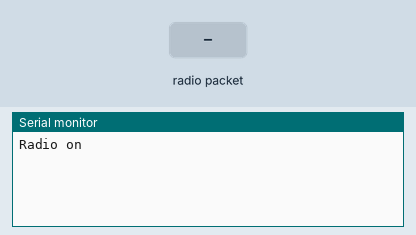
Simulated run of this sketch. Board: Arduino Uno, built with avr-gcc and run on an emulated ATmega328P. On the bench: the last lines printed to the serial monitor. The inputs (shaded band) are chosen by the test bench. No radio packets arrive unless stated.

Above: at 1.2 s.
1.3 s: radio packet "ACK" arrives
At 2.6 s:
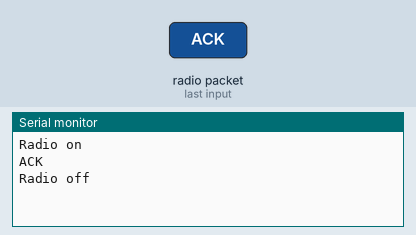
At 7.6 s:
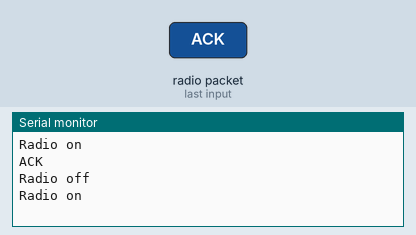

Measured:
- after the input at 1.3 s, the serial monitor: prints a new line at once (image 1)

The sketch:

arduino_to_Pi.ino
```cpp
#include <SPI.h>
#include <RF24.h>

#define IRQ    2
#define CE     9
#define CSN   10
bool received;

// ce, csn pins
RF24 radio(CE,CSN);

void setup() {
  const uint64_t pipeWrite = 0xF0F0F0F0E1LL;
  const uint64_t pipeRead = 0xE8E8F0F0E1LL;
  Serial.begin(115200);
  radio.begin();
  radio.setDataRate(RF24_1MBPS);
  radio.setPALevel(RF24_PA_MAX);
  radio.setChannel(0x76);
  radio.openWritingPipe(pipeWrite);
  radio.openReadingPipe(1,pipeRead);
  radio.enableDynamicPayloads();
  radio.powerUp();

  received = false;
  Serial.println("Radio on");
}

void loop(){
  while(!received){
    //Serial.println("Send data");
    const char text[] = "Hello World";
    radio.write(&text,sizeof(text));

    radio.startListening();
    delay(20);
    if(radio.available()){
      char receivedMessage[32] = {0};
      radio.read(receivedMessage,sizeof(receivedMessage));
      Serial.println(receivedMessage);
      Serial.println("Radio off");
      radio.stopListening();

      String stringMsg(receivedMessage);

      if(stringMsg == "ACK"){
        received = true;
      }
      else{
        received = false;
      }
    }
    radio.stopListening();
  }
  delay(5000);
  Serial.println("Radio on");
  received = false;
}
```
